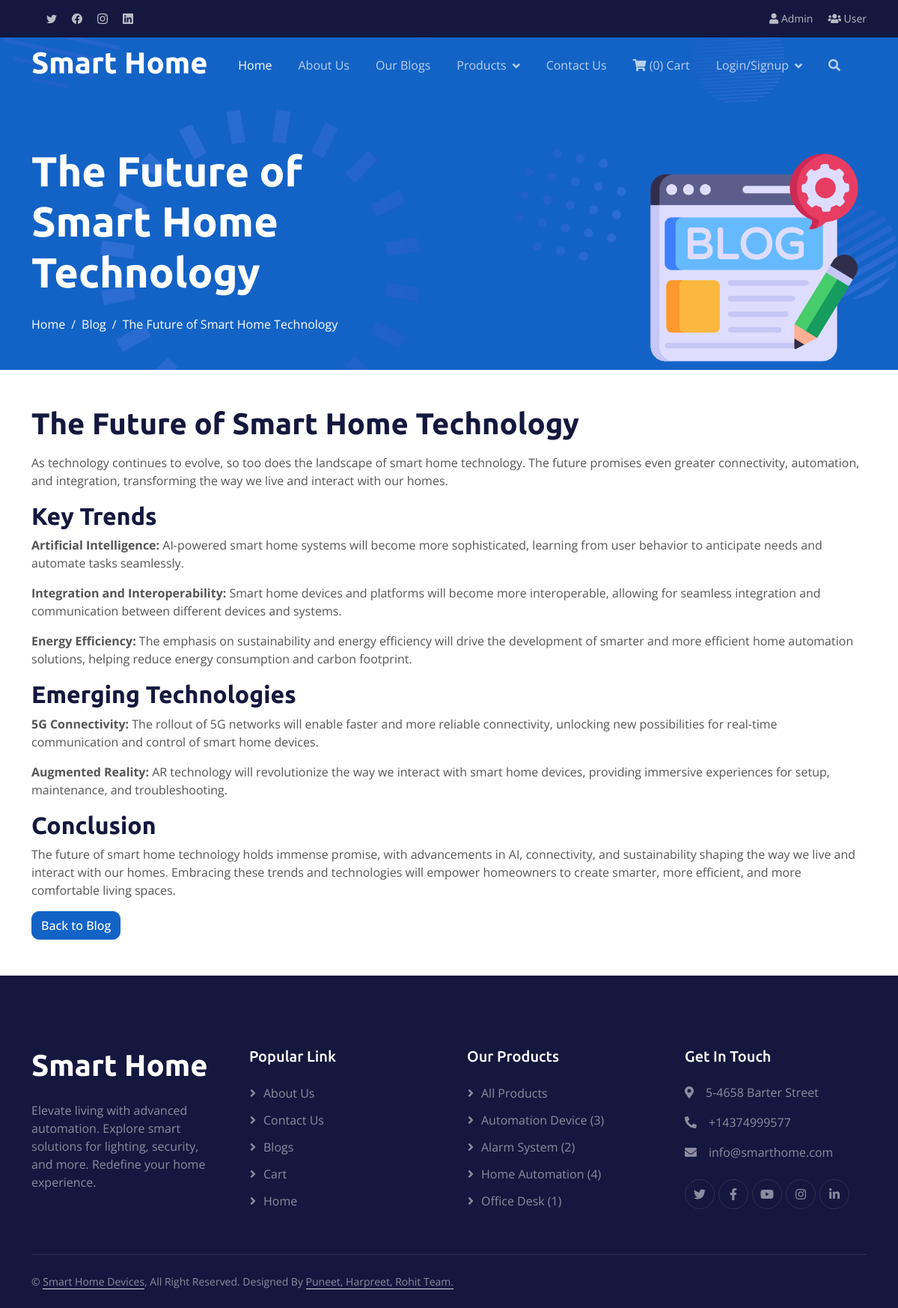
The app's page /post-detail.php?id=2 with its own data.
### tables this page shows
CREATE TABLE IF NOT EXISTS `blog_posts` (
  `id` int UNSIGNED NOT NULL AUTO_INCREMENT,
  `title` varchar(255) NOT NULL,
  `content` text NOT NULL,
  `created_at` timestamp NULL DEFAULT CURRENT_TIMESTAMP,
  PRIMARY KEY (`id`)
);

### post-detail.php (the view, shortened to what this page needs)
<?php
include 'dbcon.php';
if(isset($_GET['id'])) {
    $id = $_GET['id'];
    $sql = "SELECT * FROM blog_posts WHERE id = $id";
    $result = $conn->query($sql);
    if ($result->num_rows > 0) {
        $row = $result->fetch_assoc();
        $title = $row['title'];
        $content = $row['content'];
    } else {
        echo "Blog post not found";
    }
} else {
    echo "Invalid request";
}
?>
<!DOCTYPE html>
<html lang="en">
<head>
   <?php include_once('header.php'); ?>
    <div class="container-fluid pt-5 bg-primary hero-header">
        <div class="container pt-5">
            <div class="row g-5 pt-5">
                <div class="col-md-6 align-self-center text-center text-lg-start mb-lg-5">
                    <h1 class="display-4 text-white mb-4 animated slideInRight"><?php echo $title; ?></h1>
                    <nav aria-label="breadcrumb">
                        <ol class="breadcrumb justify-content-center justify-content-lg-start mb-0">
                            <li class="breadcrumb-item"><a class="text-white" href="#">Home</a></li>
                            <li class="breadcrumb-item"><a class="text-white" href="#">Blog</a></li>
                            <li class="breadcrumb-item text-white active" aria-current="page"><?php echo $title; ?></li>
                        </ol>
                    </nav>
                </div>
                <div class="col-md-6 align-self-end text-center text-lg-end">
                    <img class="img-fluid" src="img/blog.png" alt="" style="max-height: 300px;">
                </div>
            </div>
        </div>
    </div>
<body>
    <div class="container my-5">
        <h1><?php echo $title; ?></h1>
        <p><?php echo $content; ?></p>
        <a href="blogs.php" class="btn btn-primary">Back to Blog</a>
    </div>
    <?php include_once('footer.php'); ?>

### css/style.css (style rules this page uses)
h1, h2, h3, .fw-bold { font-weight: 700 !important; }
.btn { font-weight: 500; transition: .5s; }
.hero-header { margin-top: -75px; background: url(../img/bg-hero.png) center center no-repeat; background-size: cover; }
.hero-header .breadcrumb-item+.breadcrumb-item::before { color: var(--light); }
:root { --primary: #1363C6; --secondary: #15ACE1; --light: #F4F7FE; --dark: #14183E; }

### records on screen
blog_posts: title "The Future of Smart Home Technology", content "As technology continues to evolve, so too does the landscape of smart home technology. The future promises even greater connectivity, automation, and integration, transforming the way we live and interact with our homes. Key Trends Artificial Intelligence: AI-powered smart home systems will become more sophisticated, learning from user behavior to anticipate needs and automate tasks seamlessly. Integration and Interoperability: Smart home devices and platforms will become more interoperable, allowing for seamless integration and communication between different devices and systems. Energy Efficiency: The emphasis on sustainability and energy efficiency will drive the development of smarter…"

### other values on screen
$num "0"
$category "Automation Device"
$count "3"
$category "Alarm System"
$count "2"
$category "Home Automation"
$count "4"
$category "Office Desk"
$count "1"
